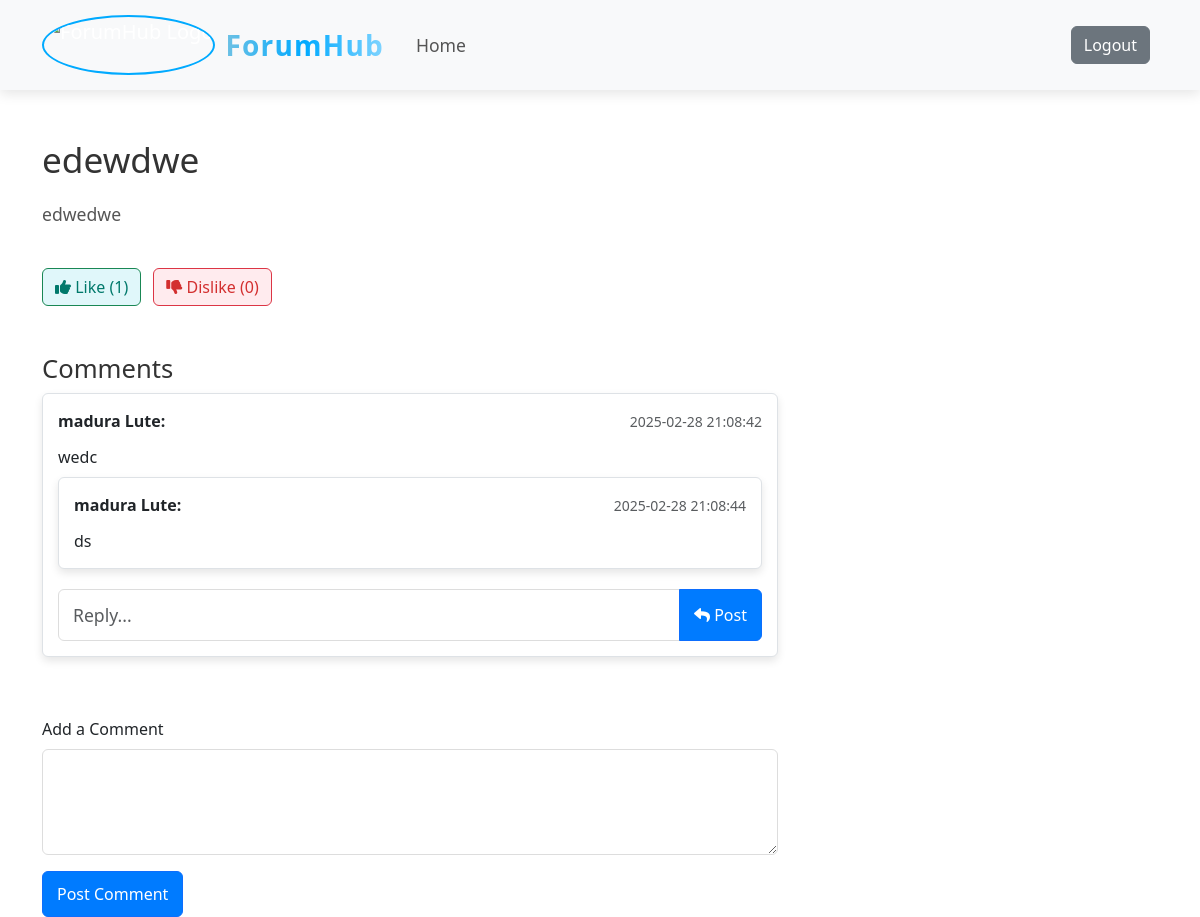
/post-detail.php?id=180 (signed in), run on the app's committed database.
### tables this page shows
CREATE TABLE `posts` (
  `id` int NOT NULL AUTO_INCREMENT,
  `user_id` int NOT NULL,
  `title` varchar(255) NOT NULL,
  `content` text NOT NULL,
  `created_at` timestamp NULL DEFAULT CURRENT_TIMESTAMP,
  `image` varchar(255) DEFAULT NULL,
  `video` varchar(255) DEFAULT NULL,
  `category` varchar(255) NOT NULL,
  `privacy` enum('public','private') DEFAULT 'public',
  PRIMARY KEY (`id`),
  KEY `user_id` (`user_id`),
  CONSTRAINT `posts_ibfk_1` FOREIGN KEY (`user_id`) REFERENCES `users` (`user_id`) ON DELETE CASCADE
);

CREATE TABLE `comments` (
  `id` int NOT NULL AUTO_INCREMENT,
  `post_id` int NOT NULL,
  `user_id` int NOT NULL,
  `comment` text NOT NULL,
  `parent_id` int DEFAULT NULL,
  `created_at` timestamp NULL DEFAULT CURRENT_TIMESTAMP,
  PRIMARY KEY (`id`),
  KEY `post_id` (`post_id`),
  KEY `user_id` (`user_id`),
  KEY `comments_ibfk_3` (`parent_id`),
  CONSTRAINT `comments_ibfk_1` FOREIGN KEY (`post_id`) REFERENCES `posts` (`id`) ON DELETE CASCADE,
  CONSTRAINT `comments_ibfk_2` FOREIGN KEY (`user_id`) REFERENCES `users` (`user_id`) ON DELETE CASCADE,
  CONSTRAINT `comments_ibfk_3` FOREIGN KEY (`parent_id`) REFERENCES `comments` (`id`) ON DELETE CASCADE ON UPDATE CASCADE
);

CREATE TABLE `users` (
  `user_id` int NOT NULL AUTO_INCREMENT,
  `full_name` varchar(255) NOT NULL,
  `username` varchar(255) NOT NULL,
  `email` varchar(255) NOT NULL,
  `password` varchar(255) NOT NULL,
  `created_at` timestamp NULL DEFAULT CURRENT_TIMESTAMP,
  `login_token` varchar(255) DEFAULT NULL,
  PRIMARY KEY (`user_id`),
  UNIQUE KEY `email` (`email`)
);

CREATE TABLE `replies` (
  `id` int NOT NULL AUTO_INCREMENT,
  `comment_id` int NOT NULL,
  `user_id` int NOT NULL,
  `reply` text NOT NULL,
  `created_at` timestamp NULL DEFAULT CURRENT_TIMESTAMP,
  PRIMARY KEY (`id`),
  KEY `comment_id` (`comment_id`),
  KEY `user_id` (`user_id`),
  CONSTRAINT `replies_ibfk_1` FOREIGN KEY (`comment_id`) REFERENCES `comments` (`id`) ON DELETE CASCADE,
  CONSTRAINT `replies_ibfk_2` FOREIGN KEY (`user_id`) REFERENCES `users` (`user_id`) ON DELETE CASCADE
);

### post-detail.php (the view, shortened to what this page needs)
<?php
require("config.php");
$post_id = intval($_GET['id']);
$sql = "SELECT p.*, u.full_name FROM posts p JOIN users u ON p.user_id = u.user_id WHERE p.id = ?";
$stmt = $conn->prepare($sql);
$stmt->bind_param("i", $post_id);
$stmt->execute();
$post = $stmt->get_result()->fetch_assoc();
$comments_sql = "
    SELECT c.*, u.full_name
    FROM comments c
    JOIN users u ON c.user_id = u.user_id
    WHERE c.post_id = ?
    ORDER BY c.parent_id, c.created_at ASC
";
$comments_stmt = $conn->prepare($comments_sql);
$comments_stmt->bind_param("i", $post_id);
$comments_stmt->execute();
$comments = $comments_stmt->get_result();
$comments_by_parent = [];
while ($row = $comments->fetch_assoc()) {
    $comments_by_parent[$row['parent_id']][] = $row;
}
$likes_sql = "SELECT COUNT(*) as total_likes FROM reactions WHERE post_id = ? AND reaction = 'like'";
$likes_stmt = $conn->prepare($likes_sql);
$likes_stmt->bind_param("i", $post_id);
$likes_stmt->execute();
$total_likes = $likes_stmt->get_result()->fetch_assoc()['total_likes'];
$dislikes_sql = "SELECT COUNT(*) as total_dislikes FROM reactions WHERE post_id = ? AND reaction = 'dislike'";
$dislikes_stmt = $conn->prepare($dislikes_sql);
$dislikes_stmt->bind_param("i", $post_id);
$dislikes_stmt->execute();
$total_dislikes = $dislikes_stmt->get_result()->fetch_assoc()['total_dislikes'];
?>
<!DOCTYPE html>
<html lang="en">
<head>
    <link rel="stylesheet" href="https://cdn.jsdelivr.net/npm/bootstrap@5.3.0/dist/css/bootstrap.min.css">
    <link rel="stylesheet" href="https://cdnjs.cloudflare.com/ajax/libs/font-awesome/6.0.0-beta3/css/all.min.css">
    <link rel="stylesheet" href="css/postdetails.css">
</head>
<body>
<nav class="navbar navbar-expand-lg navbar-dark ">
  <div class="container">
    <a class="navbar-brand" href="index.php">
      <div class="logo-container">
        <img src="./assets/logo2.jpg" alt="ForumHub Logo" class="logo-img" height ="60px" >
        <span class="logo-text">ForumHub</span>
      </div>
    </a>
    <div class="collapse navbar-collapse" id="navbarNav">
      <ul class="navbar-nav me-auto">
        <li class="nav-item">
          <a class="nav-link active" href="index.php">Home</a>
        </li>
      </ul>
      <?php
        if(isset($_SESSION['user_id'])){
            echo '<a class="btn btn-secondary me-2" href="./logout.php">Logout</a>';
        }else{
            echo '<a class="btn btn-outline-primary me-2" href="login.php">Login</a>
                    <a class="btn btn-primary" id="button" href="signup.php">Sign Up</a>';
        }
      ?>
    </div>
  </div>
</nav>
<div class="container mt-5">
    <div class="row">
        <div class="col-12 col-md-8">
            <h1><?php echo htmlspecialchars($post['title']); ?></h1>
            <p><?php echo nl2br(htmlspecialchars($post['content'])); ?></p>
            <?php if (isset($_SESSION['user_id'])): ?>
                <div class="mt-4">
                    <button type="button" class="btn btn-success me-2" id="like-btn">
                        <i class="fas fa-thumbs-up"></i> Like (<?php echo $total_likes; ?>)
                    </button>
                    <button type="button" class="btn btn-danger" id="dislike-btn">
                        <i class="fas fa-thumbs-down"></i> Dislike (<?php echo $total_dislikes; ?>)
                    </button>
                </div>
            <?php else: ?>
                <p class="text-muted mt-3">You must <a href="login.php">log in</a> to like or dislike.</p>
            <?php endif; ?>
            <h3 class="mt-5">Comments</h3>
            <?php if (!empty($comments_by_parent[null])): ?>
                <ul class="list-group">
                    <?php foreach ($comments_by_parent[null] as $comment): ?>
                        <li class="list-group-item">
                            <div class="d-flex justify-content-between">
                                <strong><?php echo htmlspecialchars($comment['full_name']); ?>:</strong>
                                <small class="text-muted"><?php echo $comment['created_at']; ?></small>
                            </div>
                            <?php echo htmlspecialchars($comment['comment']); ?>
                            <?php
                                $replies_sql = "SELECT r.*, u.full_name FROM replies r JOIN users u ON r.user_id = u.user_id WHERE r.comment_id = ?";
                                $replies_stmt = $conn->prepare($replies_sql);
                                $replies_stmt->bind_param("i", $comment['id']);
                                $replies_stmt->execute();
                                $replies = $replies_stmt->get_result();
                                if ($replies->num_rows > 0):
                            ?>
                                <ul class="list-group mt-2">
                                    <?php while ($reply = $replies->fetch_assoc()): ?>
                                        <li class="list-group-item">
                                            <div class="d-flex justify-content-between">
                                                <strong><?php echo htmlspecialchars($reply['full_name']); ?>:</strong>
                                                <small class="text-muted"><?php echo $reply['created_at']; ?></small>
                                            </div>
                                            <?php echo htmlspecialchars($reply['reply']); ?>
                                        </li>
                                    <?php endwhile; ?>
                                </ul>
                            <?php endif; ?>
                            <?php if (isset($_SESSION['user_id'])): ?>
                                <form method="POST" action="add-reply.php" class="mt-2">
                                    <div class="input-group">
                                        <input type="text" name="reply" class="form-control" placeholder="Reply..." required>
                                        <button type="submit" class="btn btn-primary">
                                            <i class="fas fa-reply"></i> Post
                                        </button>
                                    </div>
                                </form>
                            <?php else: ?>
                                <p class="text-muted mt-3">You must <a href="login.php">log in</a> to reply.</p>
                            <?php endif; ?>
                        </li>
                    <?php endforeach; ?>
                </ul>
            <?php else: ?>
                <p>No comments yet. Be the first to comment!</p>
            <?php endif; ?>
            <?php if (isset($_SESSION['user_id'])): ?>
                <form method="POST" action="add-comment.php" class="mt-5">
                    <div class="mb-3">
                        <label for="comment" class="form-label">Add a Comment</label>
                        <textarea class="form-control" id="comment" name="comment" rows="3" required></textarea>
                    </div>
                    <button type="submit" class="btn btn-primary">Post Comment</button>
                </form>
            <?php else: ?>
                <p class="text-muted mt-3">You must <a href="login.php">log in</a> to comment.</p>
            <?php endif; ?>
        </div>
    </div>
</div>
</body>
</html>

### css/postdetails.css (style rules this page uses)
.navbar { background-color: #f8f9fa; display: flex; justify-content: space-between; align-items: center; padding: 10px 20px; box-shadow: 0 4px 12px rgba(0, 0, 0, 0.1); transition: all 0.3s ease-in-out; }
.navbar-brand .logo-container { display: flex; align-items: center; gap: 10px; transition: transform 0.3s ease-in-out; }
.navbar-brand .logo-img { border-radius: 50%; border: 2px solid #00aaff; transition: transform 0.3s ease-in-out; }
.navbar-brand .logo-text { color: #007bff; font-size: 28px; font-weight: bold; letter-spacing: 1.2px; background: linear-gradient(90deg, #6ec1e4, #00aaff, #80d4ff); -webkit-background-clip: text; -webkit-text-fill-color: transparent; animation: gradient 5s linear infinite; transition: text-shadow 0.3s ease-in-out; }
.navbar-nav .nav-item .nav-link { color: #555; font-size: 1.1rem; font-weight: 500; padding: 10px 16px; transition: color 0.3s ease-in-out, background-color 0.3s ease-in-out, box-shadow 0.3s ease-in-out; border-radius: 6px; }
.btn-primary { background-color: #007bff; color: white; border-radius: 20px; transition: background-color 0.3s ease-in-out, transform 0.2s ease-in-out, box-shadow 0.3s ease-in-out; padding: 10px 14px; }
h1 { font-size: 2.2rem; color: #333; margin-bottom: 20px; }
p { font-size: 1.1rem; line-height: 1.6; color: #555; }
button { display: inline-flex; align-items: center; gap: 10px; padding: 10px 14px; border: none; border-radius: 6px; font-size: 1.1rem; cursor: pointer; background-color: #ffffff; color: #333; transition: background-color 0.3s ease, color 0.3s ease; }
#like-btn { background-color: #e0f7fa; color: #00796b; }
#dislike-btn { background-color: #ffebee; color: #d32f2f; }
h3 { font-size: 1.6rem; margin-top: 30px; color: #333; }
ul.list-group { list-style: none; padding-left: 0; }
.list-group-item { background-color: #ffffff; padding: 15px; margin-bottom: 12px; border-radius: 8px; box-shadow: 0 4px 8px rgba(0,0,0,0.1); position: relative; transition: box-shadow 0.3s ease; }
.d-flex { display: flex; justify-content: space-between; align-items: center; margin-bottom: 12px; }
.form-control { width: 100%; padding: 12px 14px; border-radius: 6px; border: 1px solid #ddd; font-size: 1.1rem; transition: border-color 0.3s ease-in-out, box-shadow 0.3s ease-in-out; }
.btn-primary { background-color: #007bff; color: #fff; padding: 10px 14px; border-radius: 6px; }

### data on the page
posts: title "edewdwe", content "edwedwe"
comments: user.full_name "madura Lute", created_at "2025-02-28 21:08:42", comment "wedc"
replies: user.full_name "madura Lute", created_at "2025-02-28 21:08:44", reply "ds"

### other printed values
$total_likes "1"
$total_dislikes "0"
